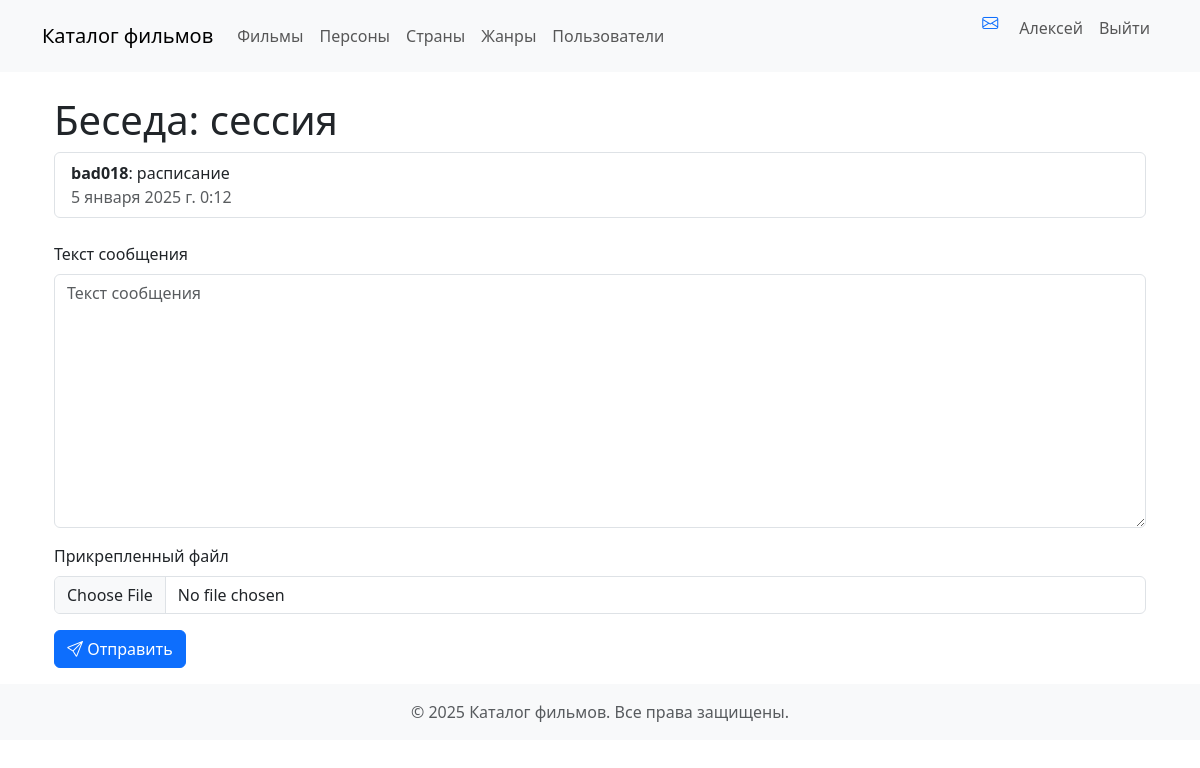
The app's page /accounts/conversation/19/ (signed in) with its own data.
### accounts/models.py (models this page shows, shortened)
class Conversation(MyModel):
    participants = models.ManyToManyField(
        settings.AUTH_USER_MODEL,  # Участники беседы
        verbose_name="Участники",
        blank=True
    )
    subject = models.CharField("Тема", max_length=255)
    created_at = models.DateTimeField("Дата создания", auto_now_add=True)
    class Meta:
        ordering = ["-created_at"]
        verbose_name = "Беседа"
        verbose_name_plural = "Беседы"

class Message(models.Model):
    sender = models.ForeignKey(
        settings.AUTH_USER_MODEL,
        on_delete=models.CASCADE,
        related_name='sent_messages',
        verbose_name="Отправитель"
    )
    recipient = models.ForeignKey(
        settings.AUTH_USER_MODEL,
        on_delete=models.CASCADE,
        related_name='received_messages',
        verbose_name="Получатель"
    )
    conversation = models.ForeignKey(
        'Conversation',
        on_delete=models.CASCADE,
        related_name='messages',
        verbose_name="Беседа",
        default=1
    )
    content = models.TextField("Текст сообщения")
    attachment = models.FileField("Прикрепленный файл", blank=True, null=True)
    created_at = models.DateTimeField("Дата создания", auto_now_add=True)
    class Meta:
        ordering = ["-created_at"]
        verbose_name = "Сообщение"
        verbose_name_plural = "Сообщения"

### accounts/views.py (the view)
# urls.py: path('conversation/<int:conversation_id>/', views.conversation_detail, name='conversation_detail'),
def conversation_detail(request, conversation_id):
    conversation = get_object_or_404(Conversation, id=conversation_id)
    messages_list = conversation.messages.all().order_by('created_at')
    if request.method == 'POST':
        form = MessageForm(request.POST, request.FILES)
        if form.is_valid():
            message = form.save(commit=False)
            message.sender = request.user
            message.conversation = conversation
            participants = conversation.participants.exclude(id=request.user.id)
            if participants.exists():
                message.recipient = participants.first()  # Отправляем первому участнику
            else:
                messages.error(request, 'Невозможно отправить сообщение: нет получателя.')
                return redirect('accounts:conversation_detail', conversation_id=conversation.id)
            message.save()
            return redirect('accounts:conversation_detail', conversation_id=conversation.id)
    else:
        form = MessageForm()
    return render(request, 'accounts/conversation/detail.html', {
        'conversation': conversation,
        'messages': messages_list,
        'form': form,
    })

### accounts/forms.py
class MessageForm(forms.ModelForm):
    class Meta:
        model = Message
        fields = ['content', 'attachment']

### films/templatetags/films_tags.py (called while the page is built)
@register.filter
def model_verbose_name_plural(cls_name):
    Model = apps.get_model(*cls_name.split(":"))
    return Model._meta.verbose_name_plural

### accounts/templates/accounts/conversation/detail.html (shortened to what this page needs)
{% extends 'accounts/base.html' %}
{% load user_tags %}
{% load django_bootstrap5 %}
{% block content %}
<div class="container mt-4">
    <h1>Беседа: {{ conversation.subject }}</h1>
    <div class="list-group">
        {% for message in messages %}
        <div class="list-group-item">
            <strong>{{ message.sender.username }}</strong>: {{ message.content }}
            <div class="text-muted">
                {{ message.created_at }}
            </div>
        </div>
        {% empty %}
        <div class="alert alert-info">В этой беседе пока нет сообщений.</div>
        {% endfor %}
    </div>
    <div class="mt-4">
        <form method="post" enctype="multipart/form-data">
            {% bootstrap_form form %}
            <button type="submit" class="btn btn-primary">
                <i class="bi-send"></i> Отправить
            </button>
        </form>
    </div>
</div>
{% endblock %}

### films/templates/films/navbar.html (shortened to what this page needs)
{% load films_tags %}
<nav class="navbar navbar-expand-md bg-body-tertiary mb-4">
    <div class="container">
        <a class="navbar-brand" href="{% url 'films:home' %}">Каталог фильмов</a>
        <div class="navbar-collapse collapse" id="navbarCollapse">
            <ul class="navbar-nav me-auto mb-2 mb-md-0">
                <li class="nav-item">
                    <a class="nav-link {% if request.path == '/' or request.path|slice:':7' == '/films/' %}active{% endif %}"
                       href="{% url 'films:film_list' %}">{{ 'films:film'|model_verbose_name_plural }}</a>
                </li>
                <li class="nav-item">
                    <a class="nav-link {% if request.path|slice:':8' == '/people/' %}active{% endif %}"
                       href="{% url 'films:person_list' %}">{{ 'films:person'|model_verbose_name_plural }}</a>
                </li>
                <li class="nav-item">
                    <a class="nav-link {% if request.path|slice:':11' == '/countries/' %}active{% endif %}"
                       href="{% url 'films:country_list' %}">{{ 'films:country'|model_verbose_name_plural }}</a>
                </li>
                <li class="nav-item">
                    <a class="nav-link {% if request.path|slice:':8' == '/genres/' %}active{% endif %}"
                       href="{% url 'films:genre_list' %}">{{ 'films:genre'|model_verbose_name_plural }}</a>
                </li>
                <li class="nav-item">
                    <a class="nav-link {% if request.resolver_match.url_name == 'user_list' %}active{% endif %}"
                       href="{% url 'accounts:user_list' %}">Пользователи</a>
                </li>
            </ul>
            <div>
                <ul class="navbar-nav me-auto mb-2 mb-lg-0">
                    {% if user.is_authenticated %}
                    <a href="{% url 'accounts:conversation_list' %}" class="btn btn-link">
                        <i class="bi-envelope"></i>
                    </a>
                    <li class="nav-item">
                        <a class="nav-link" href="{% url 'accounts:user_detail' user.id %}">{{ user.username }}</a>
                    </li>
                    <li class="nav-item">
                        <form action="{% url 'logout' %}" method="post">
                            <button type="submit" class="nav-link">Выйти</button>
                        </form>
                    </li>
                    {% endif %}
                </ul>
            </div>
        </div>
    </div>
</nav>

### accounts/static/accounts/css/messages.css (style rules this page uses)
:root { --alert-success: #d1e7dd; --alert-error: #f8d7da; --alert-info: #cff4fc; --alert-warning: #fff3cd; }

### records on screen
Conversation: subject "сессия"
Message: sender.username "bad018", content "расписание", created_at "5 января 2025 г. 0:12"

### other values on screen
{{ 'films:film'|model_verbose_name_plural }} "Фильмы"
{{ 'films:person'|model_verbose_name_plural }} "Персоны"
{{ 'films:country'|model_verbose_name_plural }} "Страны"
{{ 'films:genre'|model_verbose_name_plural }} "Жанры"
{{ user.username }} "Алексей"
